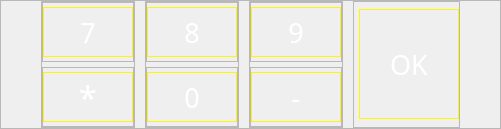
              <widget class="QFrame" name="frame_7">
               <property name="maximumSize">
                <size>
                 <width>16777215</width>
                 <height>16777215</height>
                </size>
               </property>
               <property name="frameShape">
                <enum>QFrame::StyledPanel</enum>
               </property>
               <property name="frameShadow">
                <enum>QFrame::Raised</enum>
               </property>
               <layout class="QHBoxLayout" name="horizontalLayout_7">
                <property name="spacing">
                 <number>10</number>
                </property>
                <property name="leftMargin">
                 <number>0</number>
                </property>
                <property name="topMargin">
                 <number>0</number>
                </property>
                <property name="rightMargin">
                 <number>0</number>
                </property>
                <property name="bottomMargin">
                 <number>0</number>
                </property>
                <item>
                 <spacer name="horizontalSpacer_2">
                  <property name="orientation">
                   <enum>Qt::Horizontal</enum>
                  </property>
                  <property name="sizeHint" stdset="0">
                   <size>
                    <width>40</width>
                    <height>20</height>
                   </size>
                  </property>
                 </spacer>
                </item>
                <item alignment="Qt::AlignHCenter">
                 <widget class="QFrame" name="frame_18">
                  <property name="frameShape">
                   <enum>QFrame::StyledPanel</enum>
                  </property>
                  <property name="frameShadow">
                   <enum>QFrame::Raised</enum>
                  </property>
                  <layout class="QVBoxLayout" name="verticalLayout_6">
                   <property name="spacing">
                    <number>5</number>
                   </property>
                   <property name="leftMargin">
                    <number>0</number>
                   </property>
                   <property name="topMargin">
                    <number>0</number>
                   </property>
                   <property name="rightMargin">
                    <number>0</number>
                   </property>
                   <property name="bottomMargin">
                    <number>0</number>
                   </property>
                   <item>
                    <widget class="QFrame" name="frame_19">
                     <property name="minimumSize">
                      <size>
                       <width>0</width>
                       <height>60</height>
                      </size>
                     </property>
                     <property name="maximumSize">
                      <size>
                       <width>16777215</width>
                       <height>16777215</height>
                      </size>
                     </property>
                     <property name="frameShape">
                      <enum>QFrame::StyledPanel</enum>
                     </property>
                     <property name="frameShadow">
                      <enum>QFrame::Raised</enum>
                     </property>
                     <layout class="QHBoxLayout" name="horizontalLayout_8">
                      <property name="spacing">
                       <number>0</number>
                      </property>
                      <property name="leftMargin">
                       <number>0</number>
                      </property>
                      <property name="topMargin">
                       <number>0</number>
                      </property>
                      <property name="rightMargin">
                       <number>0</number>
                      </property>
                      <property name="bottomMargin">
                       <number>0</number>
                      </property>
                      <item>
                       <widget class="QPushButton" name="bt7">
                        <property name="minimumSize">
                         <size>
                          <width>90</width>
                          <height>50</height>
                         </size>
                        </property>
                        <property name="maximumSize">
                         <size>
                          <width>90</width>
                          <height>50</height>
                         </size>
                        </property>
                        <property name="font">
                         <font>
                          <family>Orbitron</family>
                          <pointsize>20</pointsize>
                         </font>
                        </property>
                        <property name="styleSheet">
                         <string notr="true">QPushButton{
	border: 1px solid;
	border-color : rgb(255, 247, 1);
	color: rgb(255, 255, 255);
}
QPushButton:pressed{
	background-color: rgb(98, 91, 41);
}
</string>
                        </property>
                        <property name="text">
                         <string>7</string>
                        </property>
                       </widget>
                      </item>
                     </layout>
                    </widget>
                   </item>
                   <item>
                    <widget class="QFrame" name="frame_20">
                     <property name="minimumSize">
                      <size>
                       <width>0</width>
                       <height>60</height>
                      </size>
                     </property>
                     <property name="maximumSize">
                      <size>
                       <width>16777215</width>
                       <height>16777215</height>
                      </size>
                     </property>
                     <property name="frameShape">
                      <enum>QFrame::StyledPanel</enum>
                     </property>
                     <property name="frameShadow">
                      <enum>QFrame::Raised</enum>
                     </property>
                     <layout class="QHBoxLayout" name="horizontalLayout_15">
                      <property name="spacing">
                       <number>0</number>
                      </property>
                      <property name="leftMargin">
                       <number>0</number>
                      </property>
                      <property name="topMargin">
                       <number>0</number>
                      </property>
                      <property name="rightMargin">
                       <number>0</number>
                      </property>
                      <property name="bottomMargin">
                       <number>0</number>
                      </property>
                      <item>
                       <widget class="QPushButton" name="btS">
                        <property name="minimumSize">
                         <size>
                          <width>90</width>
                          <height>50</height>
                         </size>
                        </property>
                        <property name="maximumSize">
                         <size>
                          <width>90</width>
                          <height>50</height>
                         </size>
                        </property>
                        <property name="font">
                         <font>
                          <family>Orbitron</family>
                          <pointsize>25</pointsize>
                         </font>
                        </property>
                        <property name="styleSheet">
                         <string notr="true">QPushButton{
	border: 1px solid;
	border-color : rgb(255, 247, 1);
	color: rgb(255, 255, 255);
}
QPushButton:pressed{
	background-color: rgb(98, 91, 41);
}
</string>
                        </property>
                        <property name="text">
                         <string>*</string>
                        </property>
                       </widget>
                      </item>
                     </layout>
                    </widget>
                   </item>
                  </layout>
                 </widget>
                </item>
                <item alignment="Qt::AlignHCenter">
                 <widget class="QFrame" name="frame_21">
                  <property name="minimumSize">
                   <size>
                    <width>0</width>
                    <height>0</height>
                   </size>
                  </property>
                  <property name="maximumSize">
                   <size>
                    <width>16777215</width>
                    <height>16777215</height>
                   </size>
                  </property>
                  <property name="frameShape">
                   <enum>QFrame::StyledPanel</enum>
                  </property>
                  <property name="frameShadow">
                   <enum>QFrame::Raised</enum>
                  </property>
                  <layout class="QVBoxLayout" name="verticalLayout_7">
                   <property name="spacing">
                    <number>5</number>
                   </property>
                   <property name="leftMargin">
                    <number>0</number>
                   </property>
                   <property name="topMargin">
                    <number>0</number>
                   </property>
                   <property name="rightMargin">
                    <number>0</number>
                   </property>
                   <property name="bottomMargin">
                    <number>0</number>
                   </property>
                   <item>
                    <widget class="QFrame" name="frame_22">
                     <property name="minimumSize">
                      <size>
                       <width>0</width>
                       <height>60</height>
                      </size>
                     </property>
                     <property name="maximumSize">
                      <size>
                       <width>16777215</width>
                       <height>16777215</height>
                      </size>
                     </property>
                     <property name="frameShape">
                      <enum>QFrame::StyledPanel</enum>
                     </property>
                     <property name="frameShadow">
                      <enum>QFrame::Raised</enum>
                     </property>
                     <layout class="QHBoxLayout" name="horizontalLayout_17">
                      <property name="spacing">
                       <number>0</number>
                      </property>
                      <property name="leftMargin">
                       <number>0</number>
                      </property>
                      <property name="topMargin">
                       <number>0</number>
                      </property>
                      <property name="rightMargin">
                       <number>0</number>
                      </property>
                      <property name="bottomMargin">
                       <number>0</number>
                      </property>
                      <item>
                       <widget class="QPushButton" name="bt8">
                        <property name="minimumSize">
                         <size>
                          <width>90</width>
                          <height>50</height>
                         </size>
                        </property>
                        <property name="maximumSize">
                         <size>
                          <width>90</width>
                          <height>50</height>
                         </size>
                        </property>
                        <property name="font">
                         <font>
                          <family>Orbitron</family>
                          <pointsize>20</pointsize>
                         </font>
                        </property>
                        <property name="styleSheet">
                         <string notr="true">QPushButton{
	border: 1px solid;
	border-color : rgb(255, 247, 1);
	color: rgb(255, 255, 255);
}
QPushButton:pressed{
	background-color: rgb(98, 91, 41);
}
</string>
                        </property>
                        <property name="text">
                         <string>8</string>
                        </property>
                       </widget>
                      </item>
                     </layout>
                    </widget>
                   </item>
                   <item>
                    <widget class="QFrame" name="frame_23">
                     <property name="minimumSize">
                      <size>
                       <width>0</width>
                       <height>60</height>
                      </size>
                     </property>
                     <property name="maximumSize">
                      <size>
                       <width>16777215</width>
                       <height>16777215</height>
                      </size>
                     </property>
                     <property name="frameShape">
                      <enum>QFrame::StyledPanel</enum>
                     </property>
                     <property name="frameShadow">
                      <enum>QFrame::Raised</enum>
                     </property>
                     <layout class="QHBoxLayout" name="horizontalLayout_9">
                      <property name="spacing">
                       <number>0</number>
                      </property>
                      <property name="leftMargin">
                       <number>0</number>
                      </property>
                      <property name="topMargin">
                       <number>0</number>
                      </property>
                      <property name="rightMargin">
                       <number>0</number>
                      </property>
                      <property name="bottomMargin">
                       <number>0</number>
                      </property>
                      <item>
                       <widget class="QPushButton" name="bt0">
                        <property name="minimumSize">
                         <size>
                          <width>90</width>
                          <height>50</height>
                         </size>
                        </property>
                        <property name="maximumSize">
                         <size>
                          <width>90</width>
                          <height>50</height>
                         </size>
                        </property>
                        <property name="font">
                         <font>
                          <family>Orbitron</family>
                          <pointsize>20</pointsize>
                         </font>
                        </property>
                        <property name="styleSheet">
                         <string notr="true">QPushButton{
	border: 1px solid;
	border-color : rgb(255, 247, 1);
	color: rgb(255, 255, 255);
}
QPushButton:pressed{
	background-color: rgb(98, 91, 41);
}
</string>
                        </property>
                        <property name="text">
                         <string>0</string>
                        </property>
                       </widget>
                      </item>
                     </layout>
                    </widget>
                   </item>
                  </layout>
                 </widget>
                </item>
                <item alignment="Qt::AlignHCenter">
                 <widget class="QFrame" name="frame_24">
                  <property name="minimumSize">
                   <size>
                    <width>0</width>
                    <height>0</height>
                   </size>
                  </property>
                  <property name="frameShape">
                   <enum>QFrame::StyledPanel</enum>
                  </property>
                  <property name="frameShadow">
                   <enum>QFrame::Raised</enum>
                  </property>
                  <layout class="QVBoxLayout" name="verticalLayout_9">
                   <property name="spacing">
                    <number>5</number>
                   </property>
                   <property name="leftMargin">
                    <number>0</number>
                   </property>
                   <property name="topMargin">
                    <number>0</number>
                   </property>
                   <property name="rightMargin">
                    <number>0</number>
                   </property>
                   <property name="bottomMargin">
                    <number>0</number>
                   </property>
                   <item>
                    <widget class="QFrame" name="frame_25">
                     <property name="minimumSize">
                      <size>
                       <width>0</width>
                       <height>60</height>
                      </size>
                     </property>
                     <property name="maximumSize">
                      <size>
                       <width>16777215</width>
                       <height>16777215</height>
                      </size>
                     </property>
                     <property name="frameShape">
                      <enum>QFrame::StyledPanel</enum>
                     </property>
                     <property name="frameShadow">
                      <enum>QFrame::Raised</enum>
                     </property>
                     <layout class="QHBoxLayout" name="horizontalLayout_10">
                      <property name="spacing">
                       <number>0</number>
                      </property>
                      <property name="leftMargin">
                       <number>0</number>
                      </property>
                      <property name="topMargin">
                       <number>0</number>
                      </property>
                      <property name="rightMargin">
                       <number>0</number>
                      </property>
                      <property name="bottomMargin">
                       <number>0</number>
                      </property>
                      <item>
                       <widget class="QPushButton" name="bt9">
                        <property name="minimumSize">
                         <size>
                          <width>90</width>
                          <height>50</height>
                         </size>
                        </property>
                        <property name="maximumSize">
                         <size>
                          <width>90</width>
                          <height>50</height>
                         </size>
                        </property>
                        <property name="font">
                         <font>
                          <family>Orbitron</family>
                          <pointsize>20</pointsize>
                         </font>
                        </property>
                        <property name="styleSheet">
                         <string notr="true">QPushButton{
	border: 1px solid;
	border-color : rgb(255, 247, 1);
	color: rgb(255, 255, 255);
}
QPushButton:pressed{
	background-color: rgb(98, 91, 41);
}
</string>
                        </property>
                        <property name="text">
                         <string>9</string>
                        </property>
                       </widget>
                      </item>
                     </layout>
                    </widget>
                   </item>
                   <item>
                    <widget class="QFrame" name="frame_26">
                     <property name="maximumSize">
                      <size>
                       <width>95</width>
                       <height>16777215</height>
                      </size>
                     </property>
                     <property name="frameShape">
                      <enum>QFrame::StyledPanel</enum>
                     </property>
                     <property name="frameShadow">
                      <enum>QFrame::Raised</enum>
                     </property>
                     <layout class="QHBoxLayout" name="horizontalLayout_11">
                      <property name="spacing">
                       <number>0</number>
                      </property>
                      <property name="leftMargin">
                       <number>0</number>
                      </property>
                      <property name="topMargin">
                       <number>0</number>
                      </property>
                      <property name="rightMargin">
                       <number>0</number>
                      </property>
                      <property name="bottomMargin">
                       <number>0</number>
                      </property>
                      <item>
                       <widget class="QPushButton" name="btM">
                        <property name="minimumSize">
                         <size>
                          <width>90</width>
                          <height>50</height>
                         </size>
                        </property>
                        <property name="maximumSize">
                         <size>
                          <width>90</width>
                          <height>50</height>
                         </size>
                        </property>
                        <property name="font">
                         <font>
                          <family>Orbitron</family>
                          <pointsize>20</pointsize>
                         </font>
                        </property>
                        <property name="styleSheet">
                         <string notr="true">QPushButton{
	border: 1px solid;
	border-color : rgb(255, 247, 1);
	color: rgb(255, 255, 255);
}
QPushButton:pressed{
	background-color: rgb(98, 91, 41);
}
</string>
                        </property>
                        <property name="text">
                         <string>-</string>
                        </property>
                       </widget>
                      </item>
                     </layout>
                    </widget>
                   </item>
                  </layout>
                 </widget>
                </item>
                <item alignment="Qt::AlignHCenter">
                 <widget class="QFrame" name="frame_27">
                  <property name="minimumSize">
                   <size>
                    <width>0</width>
                    <height>0</height>
                   </size>
                  </property>
                  <property name="maximumSize">
                   <size>
                    <width>16777215</width>
                    <height>16777215</height>
                   </size>
                  </property>
                  <property name="frameShape">
                   <enum>QFrame::StyledPanel</enum>
                  </property>
                  <property name="frameShadow">
                   <enum>QFrame::Raised</enum>
                  </property>
                  <layout class="QVBoxLayout" name="verticalLayout_10">
                   <property name="spacing">
                    <number>0</number>
                   </property>
                   <property name="leftMargin">
                    <number>5</number>
                   </property>
                   <property name="topMargin">
                    <number>0</number>
                   </property>
                   <property name="rightMargin">
                    <number>0</number>
                   </property>
                   <property name="bottomMargin">
                    <number>0</number>
                   </property>
                   <item alignment="Qt::AlignHCenter">
                    <widget class="QPushButton" name="btOk">
                     <property name="minimumSize">
                      <size>
                       <width>100</width>
                       <height>110</height>
                      </size>
                     </property>
                     <property name="maximumSize">
                      <size>
                       <width>100</width>
                       <height>110</height>
                      </size>
                     </property>
                     <property name="font">
                      <font>
                       <family>Orbitron</family>
                       <pointsize>20</pointsize>
                      </font>
                     </property>
                     <property name="styleSheet">
                      <string notr="true">QPushButton{
	border: 1px solid;
	border-color : rgb(255, 247, 1);
	color: rgb(255, 255, 255);
}
QPushButton:pressed{
	background-color: rgb(98, 91, 41);
}
</string>
                     </property>
                     <property name="text">
                      <string>OK</string>
                     </property>
                    </widget>
                   </item>
                  </layout>
                 </widget>
                </item>
                <item>
                 <spacer name="horizontalSpacer_3">
                  <property name="orientation">
                   <enum>Qt::Horizontal</enum>
                  </property>
                  <property name="sizeHint" stdset="0">
                   <size>
                    <width>40</width>
                    <height>20</height>
                   </size>
                  </property>
                 </spacer>
                </item>
               </layout>
              </widget>
